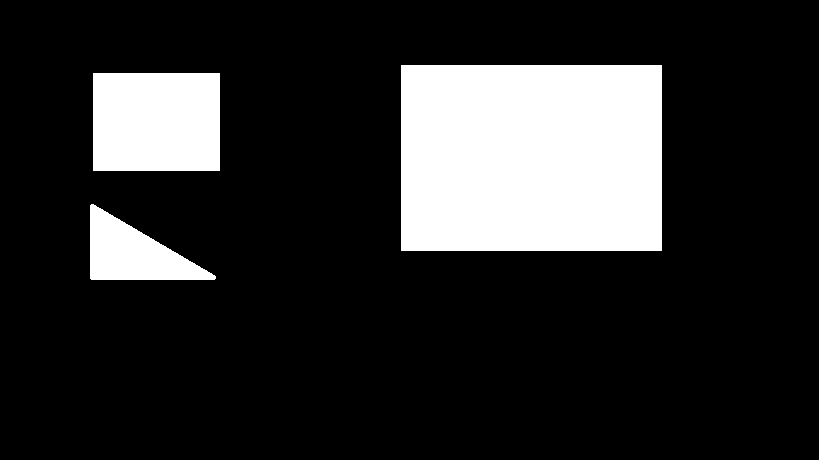
#> input picture opencv/size.png, 819 x 460 px
$ python test.py   (older library calls are emulated)
#> lines starting #> are read from the running program, lines starting #| are printed output that depends on the picture; after the words box and inside, x2 and y2 are one past the last pixel; in counts of white or black regions, pixels touching at a corner belong together
import cv2
import numpy as np
def create_graph(vertex, color):
    for g in range(0, len(vertex)-1):
        for y in range(0, len(vertex[0][0])-1):
            cv2.circle(newimg, (vertex[g][0][y], vertex[g][0][y+1]), 3, (255,255,255), -1)
            cv2.line(newimg, (vertex[g][0][y], vertex[g][0][y+1]), (vertex[g+1][0][y], vertex[g+1][0][y+1]), color, 2)
    cv2.line(newimg, (vertex[len(vertex)-1][0][0], vertex[len(vertex)-1][0][1]), (vertex[0][0][0], vertex[0][0][1]), color, 2)


img = cv2.imread('size.png')
#> img is the input picture: shape (460, 819, 3); 17.6% white; 3 white regions, box (x1, y1, x2, y2) and area: (401, 65, 662, 251) 48546, (93, 73, 220, 171) 12446, (90, 204, 216, 280) 5147
gray = cv2.cvtColor(img, cv2.COLOR_BGR2GRAY)

#Remove of noise, if any
kernel = np.ones((2, 2),np.uint8)
erosion = cv2.erode(gray, kernel, iterations = 1)
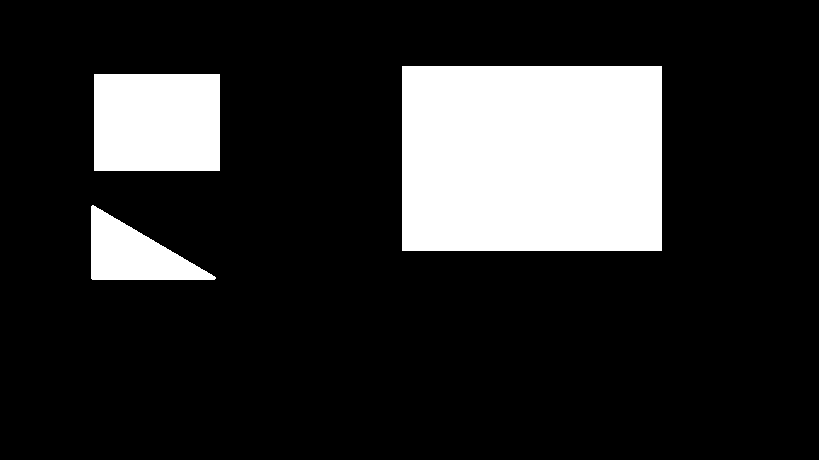
#> erosion: shape (460, 819); 17.3% white; 3 white regions, box (x1, y1, x2, y2) and area: (402, 66, 662, 251) 48100, (94, 74, 220, 171) 12222, (91, 205, 216, 280) 4946

#Create a new image of the same size of the starting image
height, width = gray.shape
#> height = 460; width = 819
newimg = np.zeros((height, width, 3), np.uint8)

#Canny edge detector
thresh = 175
edges = cv2.Canny(erosion, thresh, thresh*2)
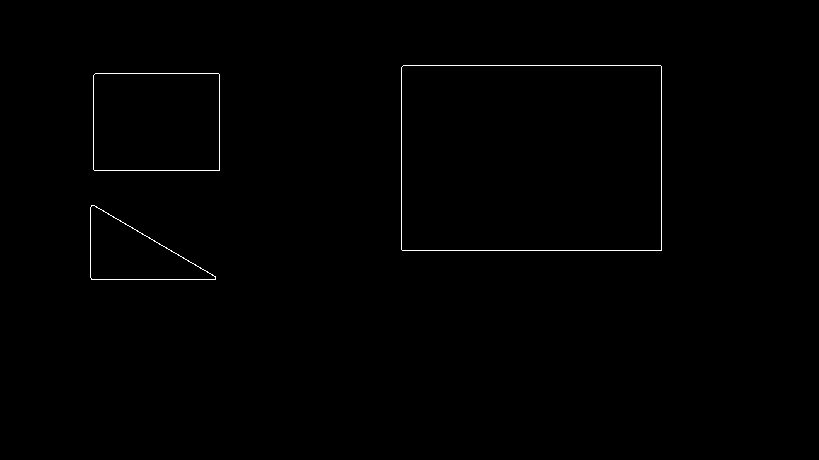
#> edges: shape (460, 819); 0.44% white in thin lines or dots, all inside (x1, y1, x2, y2) = (90, 65, 662, 280)

_, contours,hierarchy = cv2.findContours(edges, cv2.RETR_CCOMP, cv2.CHAIN_APPROX_SIMPLE)
#> contours = 6 contours; box (x1, y1, x2, y2) and area: (401, 65, 662, 251) 48097, (401, 65, 662, 251) 48096, (93, 73, 220, 171) 12219, (93, 73, 220, 171) 12218, (90, 205, 216, 280) 4928, (90, 205, 216, 280) 4906
for b,cnt in enumerate(contours):
    if hierarchy[0,b,3] == -1: #<-the mistake might be here
       approx = cv2.approxPolyDP(cnt,1*cv2.arcLength(cnt,True), True)
       clr = (255, 0, 0)
       create_graph(approx, clr) #function for drawing the found contours in the new img
       area = cv2.contourArea(cnt)
       print(area)
#> this loop made 6 passes
#> (approx, area) on passes 1, 3, 5: ([[91, 205]], 4928.5), ([[93, 75]], 12219), ([[401, 67]], 48097)
#| 4928.5
#| 12219.0
#| 48097.0
cv2.imshow('starg.jpg', newimg)

cv2.waitKey(0)
